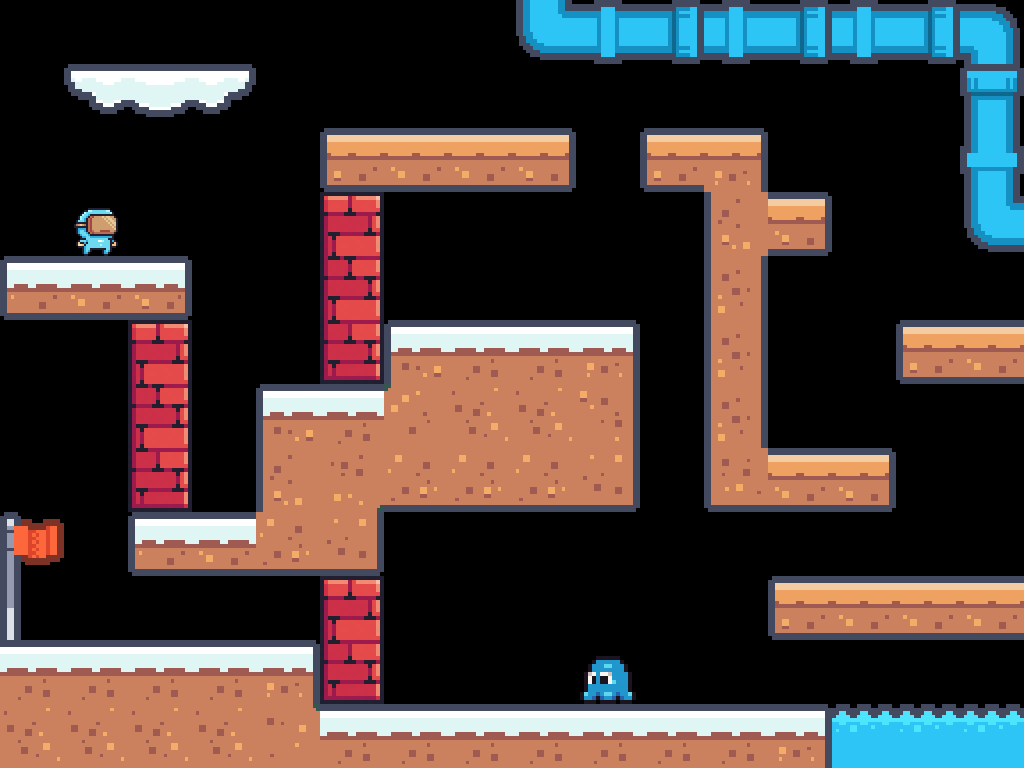

Rendered tile map (Tiled .tmx) drawn with the repository's tilesets; below, a short description and the full map source, tile grids included:
An orthogonal 16x12 tile map with 64x64 px tiles, 7 tile layers (Background, NPC, Finish, Spike, ...), 4 tilesets and 5 objects (Kiwi, Cherry, Orange, Apple, Player).

<map version="1.10" tiledversion="1.11.0" orientation="orthogonal" renderorder="right-down" width="16" height="12" tilewidth="64" tileheight="64" infinite="0" nextlayerid="10" nextobjectid="17">
 <tileset firstgid="1" name="tileset" tilewidth="64" tileheight="64" tilecount="180" columns="20">
  <image source="../assets/Tileset/tileset.png" width="1280" height="576" />
 </tileset>
 <tileset firstgid="181" name="wall" tilewidth="64" tileheight="64" tilecount="3" columns="1">
  <image source="../assets/Tileset/wall.png" width="64" height="192" />
 </tileset>
 <tileset firstgid="184" name="npc" tilewidth="64" tileheight="64" tilecount="1" columns="1">
  <image source="../assets/Tileset/npc.png" width="64" height="64" />
 </tileset>
 <tileset firstgid="185" name="octi" tilewidth="64" tileheight="64" tilecount="1" columns="1">
  <image source="../assets/Enemy/0.png" width="64" height="64" />
 </tileset>
 <layer id="3" name="Background" width="16" height="12">
  <data encoding="csv">
0,0,0,0,0,0,0,0,114,134,135,134,135,134,135,95,
0,154,155,156,0,0,0,0,0,0,0,0,0,0,0,96,
0,0,0,0,0,0,0,0,0,0,0,0,0,0,0,116,
0,0,0,0,0,0,0,0,0,0,0,0,0,0,0,114,
0,0,0,0,0,0,0,0,0,0,0,0,0,0,0,0,
0,0,0,0,0,0,0,0,0,0,0,0,0,0,0,0,
0,0,0,0,0,0,0,0,0,0,0,0,0,0,0,0,
0,0,0,0,0,0,0,0,0,0,0,0,0,0,0,0,
0,0,0,0,0,0,0,0,0,0,0,0,0,0,0,0,
0,0,0,0,0,0,0,0,0,0,0,0,0,0,0,0,
0,0,0,0,0,0,0,0,0,0,0,0,0,0,0,0,
0,0,0,0,0,0,0,0,0,0,0,0,0,34,34,34
</data>
 </layer>
 <layer id="6" name="NPC" width="16" height="12">
  <data encoding="csv">
0,0,0,0,0,0,0,0,0,0,0,0,0,0,0,0,
0,0,0,0,0,0,0,0,0,0,0,0,0,0,0,0,
0,0,0,0,0,0,0,0,0,0,0,0,0,0,0,0,
0,184,0,0,0,0,0,0,0,0,0,0,0,0,0,0,
0,0,0,0,0,0,0,0,0,0,0,0,0,0,0,0,
0,0,0,0,0,0,0,0,0,0,0,0,0,0,0,0,
0,0,0,0,0,0,0,0,0,0,0,0,0,0,0,0,
0,0,0,0,0,0,0,0,0,0,0,0,0,0,0,0,
0,0,0,0,0,0,0,0,0,0,0,0,0,0,0,0,
0,0,0,0,0,0,0,0,0,0,0,0,0,0,0,0,
0,0,0,0,0,0,0,0,0,0,0,0,0,0,0,0,
0,0,0,0,0,0,0,0,0,0,0,0,0,0,0,0
</data>
 </layer>
 <layer id="4" name="Finish" width="16" height="12">
  <data encoding="csv">
0,0,0,0,0,0,0,0,0,0,0,0,0,0,0,0,
0,0,0,0,0,0,0,0,0,0,0,0,0,0,0,0,
0,0,0,0,0,0,0,0,0,0,0,0,0,0,0,0,
0,0,0,0,0,0,0,0,0,0,0,0,0,0,0,0,
0,0,0,0,0,0,0,0,0,0,0,0,0,0,0,0,
0,0,0,0,0,0,0,0,0,0,0,0,0,0,0,0,
0,0,0,0,0,0,0,0,0,0,0,0,0,0,0,0,
0,0,0,0,0,0,0,0,0,0,0,0,0,0,0,0,
112,0,0,0,0,0,0,0,0,0,0,0,0,0,0,0,
132,0,0,0,0,0,0,0,0,0,0,0,0,0,0,0,
0,0,0,0,0,0,0,0,0,0,0,0,0,0,0,0,
0,0,0,0,0,0,0,0,0,0,0,0,0,0,0,0
</data>
 </layer>
 <objectgroup id="7" name="Fruits">
  <object id="10" name="Kiwi" x="225.079" y="283.431" width="64" height="64" />
  <object id="13" name="Cherry" x="480.892" y="557.595" width="64" height="64" />
  <object id="15" name="Orange" x="796.47" y="315.014" width="64" height="64" />
  <object id="16" name="Apple" x="573.131" y="67.652" width="64" height="64" />
 </objectgroup>
 <layer id="8" name="Spike" width="16" height="12">
  <data encoding="csv">
0,0,0,0,0,0,0,0,0,0,0,0,0,0,0,0,
0,0,0,0,0,0,0,0,0,0,0,0,0,0,0,0,
0,0,0,0,0,0,0,0,0,0,0,0,0,0,0,0,
0,0,0,0,0,0,0,0,0,0,0,0,0,0,0,0,
0,0,0,0,0,0,0,0,0,0,0,0,0,0,0,0,
0,0,0,0,0,0,0,0,0,0,0,0,0,0,0,0,
0,0,0,0,0,0,0,0,0,0,0,0,0,0,0,0,
0,0,0,0,0,0,0,0,0,0,0,0,0,0,0,0,
0,0,0,0,0,0,0,0,0,0,0,0,0,0,0,0,
0,0,0,0,0,0,0,0,0,0,0,0,0,0,0,0,
0,0,0,0,0,0,0,0,0,0,0,0,0,0,0,0,
0,0,0,0,0,0,0,0,0,0,0,0,0,0,0,0
</data>
 </layer>
 <layer id="9" name="Enemy" width="16" height="12">
  <data encoding="csv">
0,0,0,0,0,0,0,0,0,0,0,0,0,0,0,0,
0,0,0,0,0,0,0,0,0,0,0,0,0,0,0,0,
0,0,0,0,0,0,0,0,0,0,0,0,0,0,0,0,
0,0,0,0,0,0,0,0,0,0,0,0,0,0,0,0,
0,0,0,0,0,0,0,0,0,0,0,0,0,0,0,0,
0,0,0,0,0,0,0,0,0,0,0,0,0,0,0,0,
0,0,0,0,0,0,0,0,0,0,0,0,0,0,0,0,
0,0,0,0,0,0,0,0,0,0,0,0,0,0,0,0,
0,0,0,0,0,0,0,0,0,0,0,0,0,0,0,0,
0,0,0,0,0,0,0,0,0,0,0,0,0,0,0,0,
0,0,0,0,0,0,0,0,0,185,0,0,0,0,0,0,
0,0,0,0,0,0,0,0,0,0,0,0,0,0,0,0
</data>
 </layer>
 <layer id="5" name="Wall" width="16" height="12">
  <data encoding="csv">
0,0,0,0,0,0,0,0,0,0,0,0,0,0,0,0,
0,0,0,0,0,0,0,0,0,0,0,0,0,0,0,0,
0,0,0,0,0,0,0,0,0,0,0,0,0,0,0,0,
0,0,0,0,0,181,0,0,0,0,0,0,0,0,0,0,
0,0,0,0,0,182,0,0,0,0,0,0,0,0,0,0,
0,0,181,0,0,183,0,0,0,0,0,0,0,0,0,0,
0,0,182,0,0,0,0,0,0,0,0,0,0,0,0,0,
0,0,183,0,0,0,0,0,0,0,0,0,0,0,0,0,
0,0,0,0,0,0,0,0,0,0,0,0,0,0,0,0,
0,0,0,0,0,181,0,0,0,0,0,0,0,0,0,0,
0,0,0,0,0,183,0,0,0,0,0,0,0,0,0,0,
0,0,0,0,0,0,0,0,0,0,0,0,0,0,0,0
</data>
 </layer>
 <objectgroup id="2" name="Objects">
  <object id="3" name="Player" x="454.421" y="227.261">
   <point />
  </object>
 </objectgroup>
 <layer id="1" name="Main" width="16" height="12">
  <data encoding="csv">
0,0,0,0,0,0,0,0,0,0,0,0,0,0,0,0,
0,0,0,0,0,0,0,0,0,0,0,0,0,0,0,0,
0,0,0,0,0,42,43,43,44,0,42,64,0,0,0,0,
0,0,0,0,0,0,0,0,0,0,0,122,44,0,0,0,
82,83,84,0,0,0,0,0,0,0,0,121,0,0,0,0,
0,0,0,0,0,0,102,103,103,104,0,121,0,0,42,43,
0,0,0,0,102,103,26,123,123,124,0,121,0,0,0,0,
0,0,0,0,122,5,143,143,143,144,0,142,43,44,0,0,
0,0,82,83,143,144,0,0,0,0,0,0,0,0,0,0,
0,0,0,0,0,0,0,0,0,0,0,0,42,43,43,43,
103,103,103,103,104,0,0,0,0,0,0,0,0,0,0,0,
123,123,123,123,25,103,103,103,103,103,103,103,104,0,0,0
</data>
 </layer>
</map>
